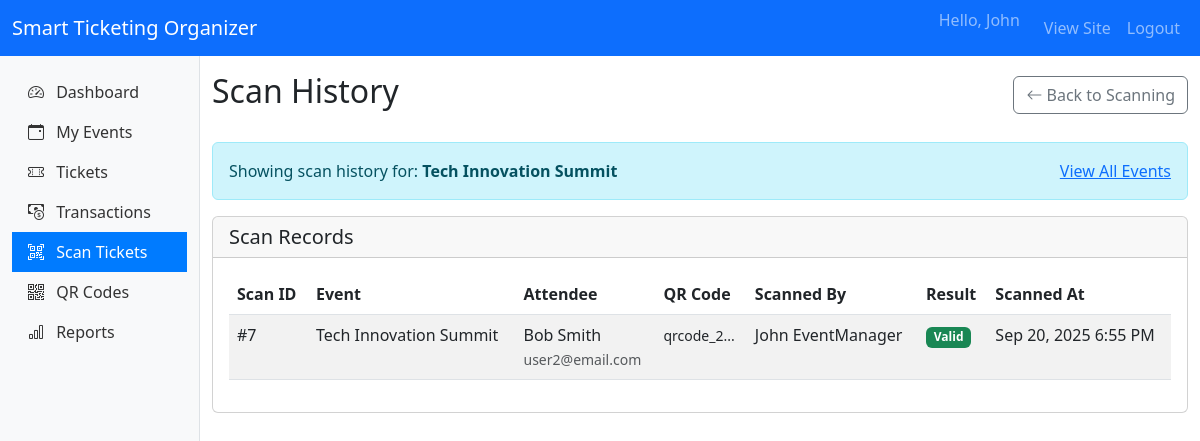
Screenshot of /organizer/scans/history/2 (signed in) with the database file from the repository.
### tables this page shows
CREATE TABLE `events` (
  `id` int(11) NOT NULL,
  `organizer_id` int(11) NOT NULL,
  `category_id` int(11) DEFAULT NULL,
  `title` varchar(255) NOT NULL,
  `description` text DEFAULT NULL,
  `venue` varchar(255) NOT NULL,
  `date_time` datetime NOT NULL,
  `event_image` varchar(255) DEFAULT NULL,
  `total_tickets` int(11) NOT NULL,
  `tickets_sold` int(11) DEFAULT 0,
  `price` decimal(10,2) DEFAULT 0.00,
  `status` enum('pending','approved','rejected') DEFAULT 'pending',
  `created_at` timestamp NOT NULL DEFAULT current_timestamp()
);

CREATE TABLE `ticket_scans` (
  `id` int(11) NOT NULL,
  `ticket_id` int(11) NOT NULL,
  `scanned_by` int(11) NOT NULL,
  `scan_result` enum('valid','invalid','duplicate') NOT NULL,
  `scanned_at` timestamp NOT NULL DEFAULT current_timestamp()
);

CREATE TABLE `users` (
  `id` int(11) NOT NULL,
  `username` varchar(50) NOT NULL,
  `email` varchar(100) NOT NULL,
  `password` varchar(255) NOT NULL,
  `role` enum('admin','organizer','attendee') DEFAULT 'attendee',
  `first_name` varchar(50) NOT NULL,
  `last_name` varchar(50) NOT NULL,
  `profile_picture` varchar(255) DEFAULT NULL,
  `created_at` timestamp NOT NULL DEFAULT current_timestamp(),
  `status` enum('active','suspended','pending') DEFAULT 'active'
);

CREATE TABLE `tickets` (
  `id` int(11) NOT NULL,
  `event_id` int(11) NOT NULL,
  `user_id` int(11) NOT NULL,
  `transaction_id` int(11) DEFAULT NULL,
  `qr_code_hash` varchar(255) NOT NULL,
  `is_scanned` tinyint(1) DEFAULT 0,
  `created_at` timestamp NOT NULL DEFAULT current_timestamp()
);

### app/views/organizer/scans/history.php (the view)
<div class="d-flex justify-content-between align-items-center mb-4">
    <h2>Scan History</h2>
    <a href="<?= BASE_URL ?>/organizer/scans" class="btn btn-outline-secondary">
        <i class="bi bi-arrow-left"></i> Back to Scanning
    </a>
</div>
<?php if ($event): ?>
    <div class="alert alert-info">
        Showing scan history for: <strong><?= htmlspecialchars($event['title']) ?></strong>
        <a href="<?= BASE_URL ?>/organizer/scans/history" class="float-end">View All Events</a>
    </div>
<?php endif; ?>
<div class="card">
    <div class="card-header">
        <h5 class="mb-0">Scan Records</h5>
    </div>
    <div class="card-body">
        <?php if (empty($scans)): ?>
            <div class="alert alert-info">
                No scan records found.
            </div>
        <?php else: ?>
            <div class="table-responsive">
                <table class="table table-striped">
                    <thead>
                        <tr>
                            <th>Scan ID</th>
                            <th>Event</th>
                            <th>Attendee</th>
                            <th>QR Code</th>
                            <th>Scanned By</th>
                            <th>Result</th>
                            <th>Scanned At</th>
                        </tr>
                    </thead>
                    <tbody>
                        <?php foreach ($scans as $scan): ?>
                            <tr>
                                <td>#<?= $scan['id'] ?></td>
                                <td><?= htmlspecialchars($scan['event_title']) ?></td>
                                <td>
                                    <?= htmlspecialchars($scan['first_name'] . ' ' . $scan['last_name']) ?>
                                    <br>
                                    <small class="text-muted"><?= htmlspecialchars($scan['attendee_email']) ?></small>
                                </td>
                                <td>
                                    <small><?= substr($scan['qr_code_hash'], 0, 8) ?>...</small>
                                </td>
                                <td><?= htmlspecialchars($scan['staff_first'] . ' ' . $scan['staff_last']) ?></td>
                                <td>
                                    <span class="badge bg-<?= $scan['scan_result'] === 'valid' ? 'success' : ($scan['scan_result'] === 'duplicate' ? 'warning' : 'danger') ?>">
                                        <?= ucfirst($scan['scan_result']) ?>
                                    </span>
                                </td>
                                <td><?= date('M j, Y g:i A', strtotime($scan['scanned_at'])) ?></td>
                            </tr>
                        <?php endforeach; ?>
                    </tbody>
                </table>
            </div>
        <?php endif; ?>
    </div>
</div>

### app/core/Router.php (shortened to what the rows shown need)
<?php
class Router {
    protected $routes = [
        'GET' => [],
        'POST' => []
    ];
    public function get($path, $controller)
    {
        $this->routes['GET'][$path] = $controller;
    }
    public function post($path, $controller)
    {
        $this->routes['POST'][$path] = $controller;
    }
    public function dispatch($url)
    {
        $method = $_SERVER['REQUEST_METHOD'];
        $url = trim($url, '/');
        foreach ($this->routes[$method] as $route => $controllerAction) {
            $pattern = $this->convertToRegex($route);
            if (preg_match($pattern, $url, $matches)) {
                $params = array_filter($matches, 'is_string', ARRAY_FILTER_USE_KEY);
                $this->callController($controllerAction, $params);
                return;
            }
        }
    }
    protected function convertToRegex($route) {
        $pattern = preg_replace('/\//', '\\/', $route);
        $pattern = preg_replace('/\{([a-zA-Z_][a-zA-Z0-9_]*)\}/', '(?P<$1>[^\/]+)', $pattern);
        return '/^' . $pattern . '$/i';
    }
    protected function callController($controller, $params = []) {
        [$class, $method] = explode('@', $controller);
        $class = "app\\controllers\\" . $class;
        if (class_exists($class)) {
            $controllerInstance = new $class();
            if (method_exists($controllerInstance, $method)) {
                $reflection = new \ReflectionMethod($controllerInstance, $method);
                $orderedParams = [];
                foreach ($reflection->getParameters() as $param) {
                    $paramName = $param->getName();
                    $orderedParams[] = $params[$paramName] ?? null;
                }
                call_user_func_array([$controllerInstance, $method], $orderedParams);
            } else {
                die("Method $method not found in $class");
            }
        } else {
            die("Controller $class not found");
        }
    }
}

### rows the page displays
events: title "Tech Innovation Summit"
ticket_scans: id "7", events.title "Tech Innovation Summit", users.first_name+last_name "Bob Smith", users.email "user2@email.com", ticket.qr_code_hash "qrcode_2", scanned_by.last_name "John EventManager", scan_result "Valid", scanned_at "Sep 20, 2025 6:55 PM"
